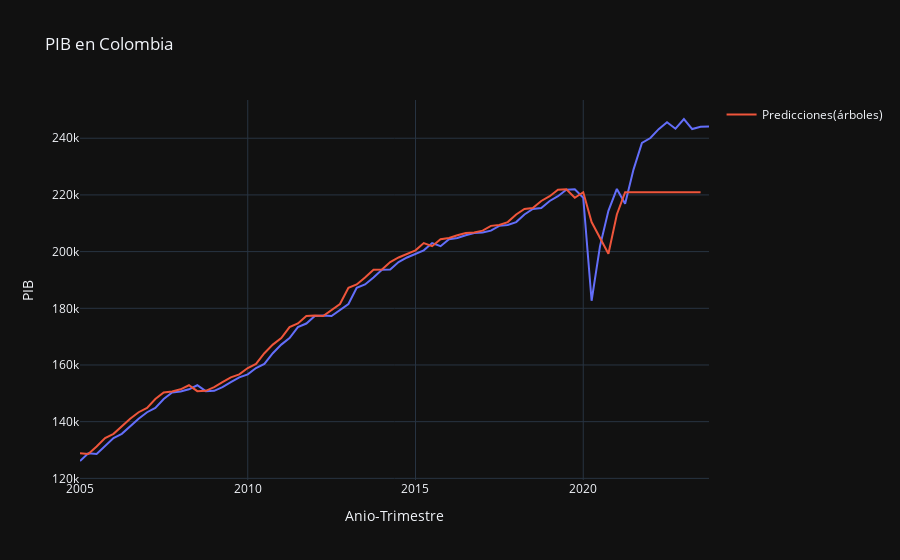
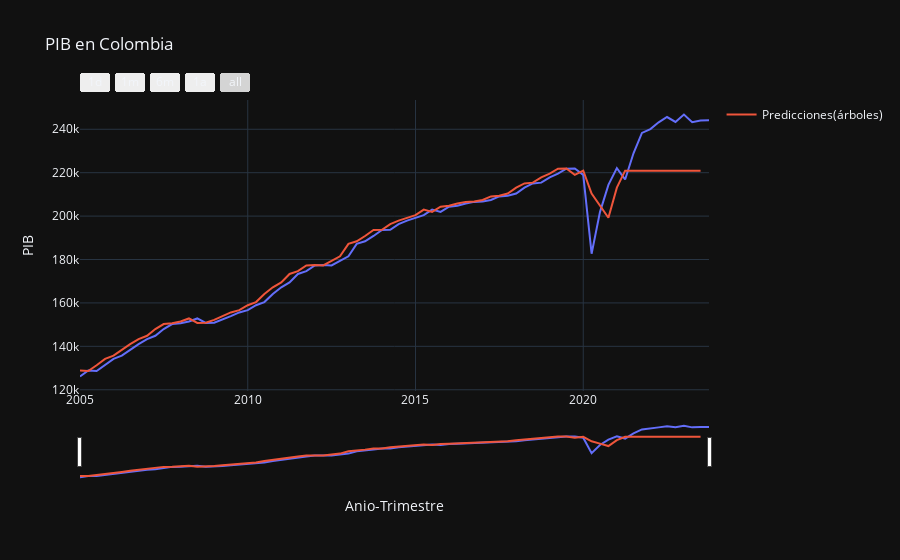

Notebook code for these charts, in order:
### Code cell
InverArbol = pd.Series(pd.Series(np.concatenate([PIBTS[1::][:60].values,test_prediction]), index=pd.date_range('2005-01-01', periods=75, freq='QS',normalize=True)))#En este caso no hay que hacer nada, simplemente poner los datos originales y las 12 predicciones
fig = px.line(PIBTS, y="PIB", title="PIB en Colombia", template='plotly_dark')  # Se le puede quitar el modo oscuro si quiere
fig.add_trace(go.Scatter(x=InverArbol.index, y=InverArbol, mode='lines', name='Predicciones(árboles)'))
fig.update_layout(
    xaxis=dict(
        rangeselector=dict(
            buttons=list([
                dict(count=1, label="1d", step="day", stepmode="backward"),
                dict(count=1, label="1m", step="month", stepmode="backward"),
                dict(count=6, label="6m", step="month", stepmode="backward"),
                dict(count=1, label="1a", step="year", stepmode="backward"),
                dict(step="all")
            ])
        ),
        rangeslider=dict(
            visible=True
        ),
        type="date"
    )
)
